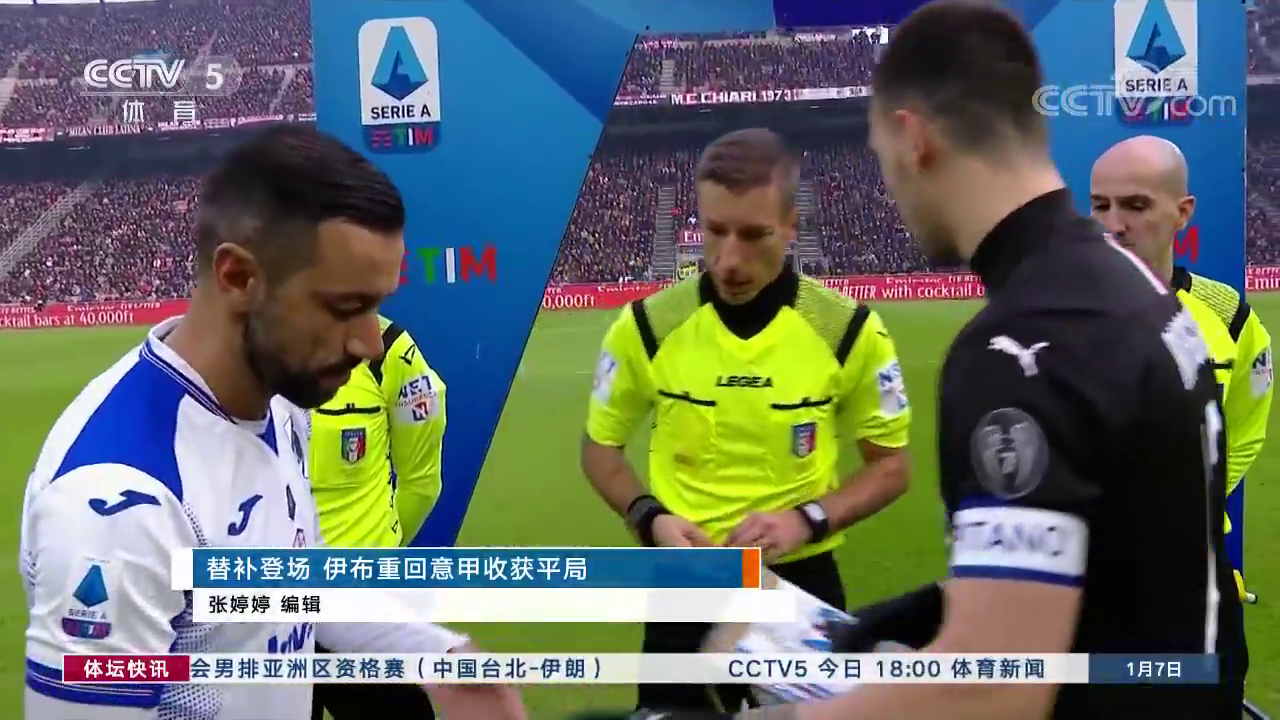
#> input picture 1.bmp, 1280 x 720 px, given in place of test.264, which was not available
$ python mosse2.py   (older library calls are emulated)
#> lines starting #> are read from the running program, lines starting #| are printed output that depends on the picture
import sys
import numpy as np
import cv2

# [32 lines left out: functions rnd_warp, divSpec, gaussian2, gaussian, not called in this run]

eps = 1e-5

class MOSSE:
    # [60 lines left out: functions __init__, update, preprocess, correlate, not called in this run]

    def update_kernel(self):
        self.H = divSpec(self.H1, self.H2)
        self.H[...,1] *= -1

def main():
    tracker = None
    cap = cv2.VideoCapture('test.264')
    if not cap.isOpened():
        print("ERROR: cannot open video file!")
        exit()

    init_bb = None
    while True:
        ret, frame = cap.read()
#> frame is the input picture: shape (720, 1280, 3); mean B, G, R 102.4, 109, 99.4
        if ret ==  False:
            break
        frame_gray = cv2.cvtColor(frame,cv2.COLOR_BGR2GRAY)
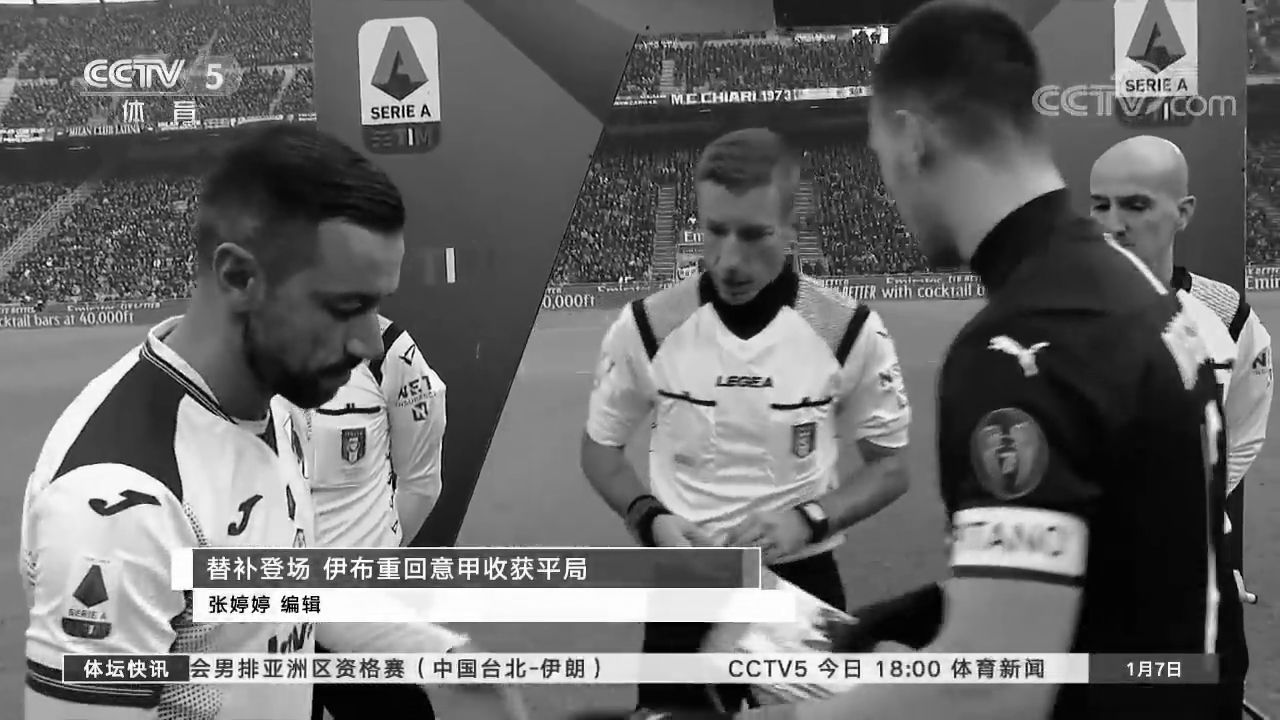
#> frame_gray: shape (720, 1280); min 0, max 255, mean 105.4

        if init_bb is None:
#> (the run stopped early here; a loop or call above may not have finished)

$ run again, on 2.bmp
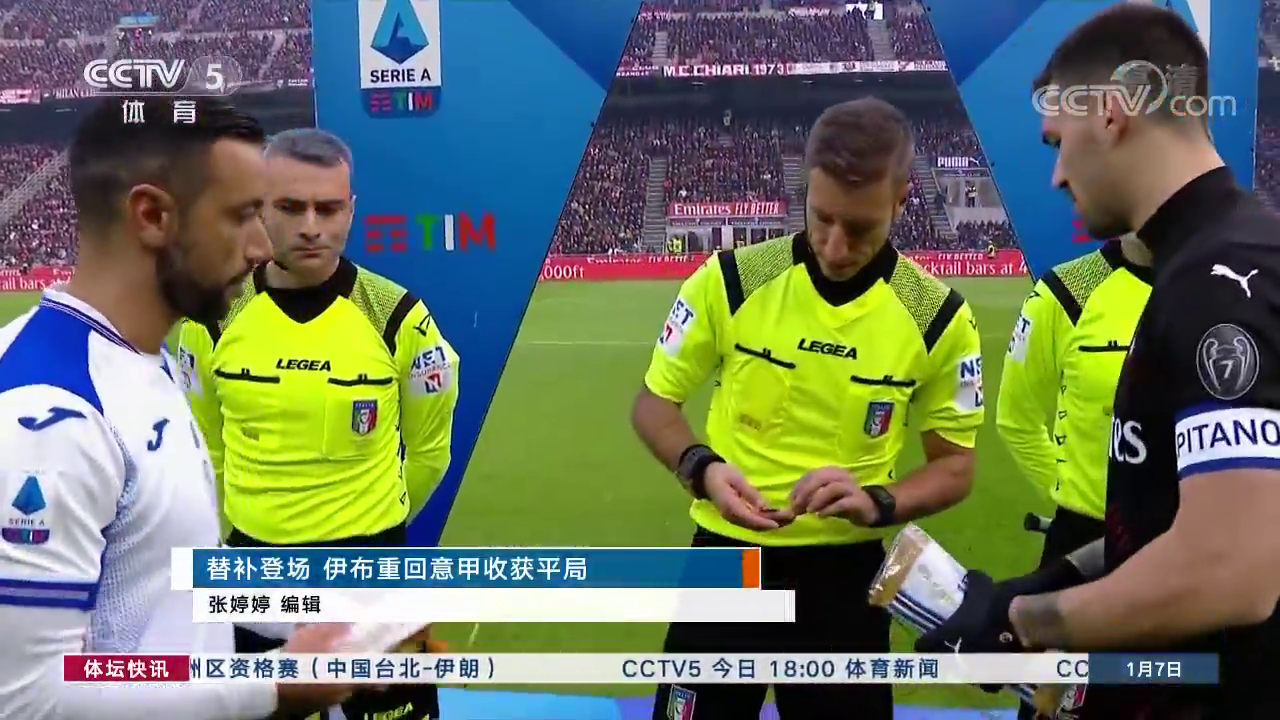
#> input picture 2.bmp, 1280 x 720 px, given in place of test.264, which was not available
#> in main, frame is the input picture: shape (720, 1280, 3); mean B, G, R 98.3, 118, 105.9
#> in main, `frame_gray = cv2.cvtColor(frame,cv2.COLOR_BGR2GRAY)`:
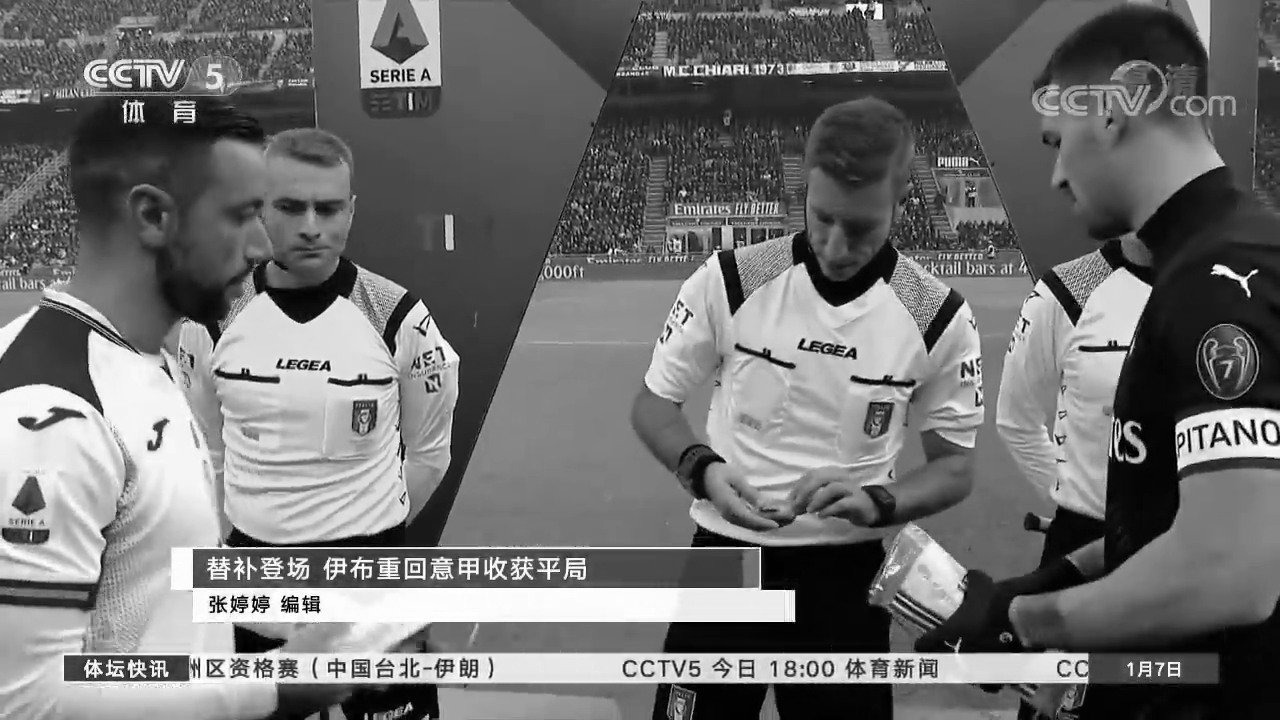
#> frame_gray: shape (720, 1280); min 0, max 255, mean 112.1
